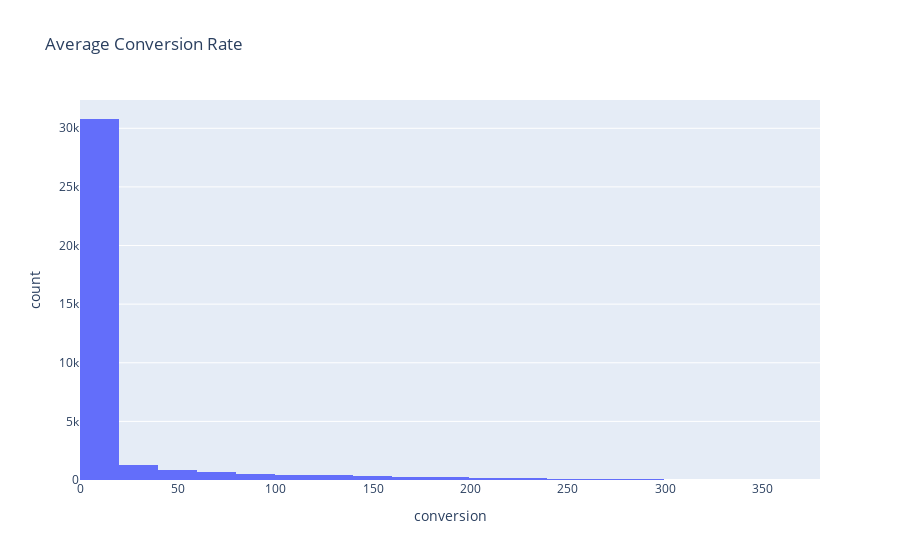

Here is the notebook cell this chart was saved with:
### Markdown cell above
##### The above conversion column represents the number of days from the first session date to the first order date.

### Code cell
# Plot the average conversion rate.
fig = px.histogram(conversion,
                   x = 'conversion',
                   title = 'Average Conversion Rate',
                   nbins = 30)
fig.show()

### Figure 1 — Plotly figure (JSON) as saved in the notebook; plotly's stock layout.template omitted (floating-point values rounded to 4 significant figures; data arrays with more than 128 entries replaced by an {"elided": "..."} marker saying what was removed)
{"data": [{"alignmentgroup": "True", "bingroup": "x", "hovertemplate": "conversion=%{x}<br>count=%{y}<extra></extra>", "legendgroup": "", "marker": {"color": "#636efa", "pattern": {"shape": ""}}, "name": "", "nbinsx": 30, "offsetgroup": "", "orientation": "v", "showlegend": false, "type": "histogram", "x": {"elided": "36523 int values"}, "xaxis": "x", "yaxis": "y"}], "layout": {"barmode": "relative", "legend": {"tracegroupgap": 0}, "title": {"text": "Average Conversion Rate"}, "xaxis": {"anchor": "y", "domain": [0, 1], "title": {"text": "conversion"}}, "yaxis": {"anchor": "x", "domain": [0, 1], "title": {"text": "count"}}}}
